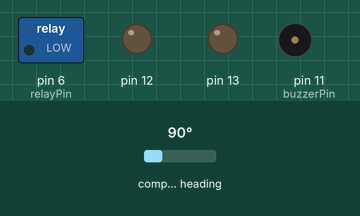
Bench run of a sketch on a simulated Arduino Uno, built with avr-gcc and run on an emulated ATmega328P. Parts: switched loads named in the sketch (green lamp = pin HIGH), output pins drawn as LEDs (lit = HIGH), buzzer (waves = sounding, pin HIGH). Inputs (shaded band) come from the test bench; at power-on: compass heading 90°. Raw I2C reads return 0; what the sketch prints to the serial monitor is not drawn.

Above: at 0.05 s.
Timing chart, 0 to 3.6 s (numbered marks = the images above):
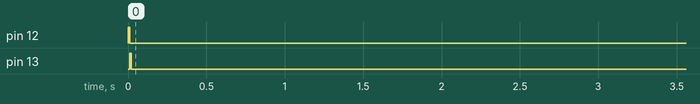

The sketch:

scenario2.ino
```cpp
// this sketch will use I2C bus and house the system's alarm module from the sensor array
#include <Wire.h>
// include libraries

// setup system
int systat, setAlarm = LOW;
int alarmCounter = 5; // cycles to delay checking
const int relayAlarm = HIGH; // at which state the relay should be on alarm: HIGH=switch on; LOW=switch off


// pin registry
const int relayPin = 6;
const int greenLED = 13;
const int redLED = 12;
const int buzzerPin = 11;


// component registry
#include "./modules/led.h"
#include "./modules/buzzer2.h"
#include "./modules/relaySwitch.h"
#include "./modules/singleDigitalPin.h" // a generic way to add sensors that uses a single digital pin


// i2c
// i2c slave addresses
#define i2cSensor1 10
#define i2cSensor2 20
#define i2cSensor3 30
//#define i2cSensor4 40
#include "./modules/i2c.h"

// alarm Protocol
void initAlarm(){
	initLED(redLED);
	initBuzzer(buzzerPin);
	initRelaySwitch(relayPin);
}
void doAlarm(){
	Serial.println("ALARM!!!! ALARM!!!!");
	doLED(redLED,HIGH);
	doBuzzerOn(buzzerPin);
	relaySwitch(relayPin,relayAlarm);
}

// modules
void initModules(){
	initLED(greenLED);
}

void checkModules(){
	delay(500);
	doLED(redLED,LOW);
	doLED(greenLED,HIGH);
	// i2C listener

	Serial.print("......reading SensorArray 1 : ");
	systat = i2cRead(i2cSensor1);
	Serial.println(systat);
	if(systat > 10){
		Serial.println("ALARM from SensorArray1");
		//setAlarm = HIGH;
	}

	Serial.print(".......reading SensorArray 2 : ");
	systat = i2cRead(i2cSensor2);
	Serial.println(systat);
	if(systat > 20){
		Serial.println("ALARM from SensorArray2");
		//setAlarm = HIGH;
	}

	Serial.print("........reading SensorArray 3 : ");
	systat = i2cRead(i2cSensor3);
	Serial.println(systat);
	if(systat > 30){
		Serial.println("ALARM from SensorArray3");
		//setAlarm = HIGH;
	}
}
////////////////////////////////////////////////////
// main functions
void setup(){
	Wire.begin();
	Serial.begin(9600);
	initAlarm();
	initModules();
}
void loop(){
	if(setAlarm == LOW){
		if(alarmCounter > 0){
			delay(1000);
			Serial.print("delaying ");
			Serial.println(alarmCounter);
			alarmCounter--;
		}else{
			Serial.println("checking modules");
			checkModules();
			delay(500);
		}
	}
	else{
		doAlarm();
	}
	doLED(greenLED,LOW);
	delay(500);
}
```

buzzer2.h
```cpp
//////////////////////////////////////////
// buzzer v2
float sinVal;
int toneVal;
void doBuzzerOn(int pin){
	//for(int i=3;i<=11;i+=2){
		for(int hz = 440; hz < 1000; hz++){
			tone(pin, hz, 50);
			delay(5);
		}
		for(int hz = 1000; hz > 440; hz--){
			tone(pin, hz, 50);
			delay(5);
		}
    //}
    noTone(pin);
	delay(500);
}
void doBuzzerOff(int pin){
	noTone(pin);
}

void initBuzzer(int pin){
	pinMode(pin,OUTPUT);
}

void doBuzzerOn(){
}
```

i2c.h
```cpp
byte i2cRead(int address){
  byte bval ;
  long entry = millis();
  // Read one byte at a time
  Wire.requestFrom(address, 1);
  // Wait 100 ms for data to stabilize
  while (Wire.available() == 0 && (millis() - entry) < 100)  Serial.println(".....Waiting");
  // Place data into byte
  if  (millis() - entry < 100) bval = Wire.read();
  return bval;
}
```

led.h
```cpp
void doLights(){
/*	if(setAlarm == HIGH){
		digitalWrite(greenLED,LOW);
		digitalWrite(redLED,HIGH);
		delay(50);
		digitalWrite(redLED,LOW);
		delay(150);
		digitalWrite(redLED,HIGH);
		delay(250);
		digitalWrite(redLED,LOW);
		delay(350);
	}
	else{
		digitalWrite(redLED,LOW);
		digitalWrite(greenLED,HIGH);
		delay(500);
		digitalWrite(greenLED,LOW);
		delay(500);
	}*/
}

void doLED(int pin, int signal){
	digitalWrite(pin,signal);
}

void initLED(int Pin){
	pinMode(Pin,OUTPUT);
	doLED(Pin,HIGH);
	delay(10);
	doLED(Pin,LOW);
}
```

relaySwitch.h
```cpp
void initRelaySwitch(int relaySwitchPin){
	pinMode(relaySwitchPin,OUTPUT);
}
void relaySwitch(int relaySwitchPin,int onOff){
	digitalWrite(relaySwitchPin, onOff);
}
void relaySwitchOn(int relaySwitchPin){
	relaySwitch(relaySwitchPin, HIGH);
}
void relaySwitchOff(int relaySwitchPin){
	relaySwitch(relaySwitchPin, LOW);
}
```

singleDigitalPin.h
```cpp
// setup and check a sensor that uses a single digital pin as input

void initDigital(int dPin){
	pinMode(dPin,INPUT);
}

int checkDigital(int dPin){
	return digitalRead(dPin);
}
```

Measured:
- by itself, pin 13: repeats every 1.5 s: HIGH 0.54 s, LOW 1.0 s
- by itself, everything shown: repeats every 3.1 s, in 4 steps
